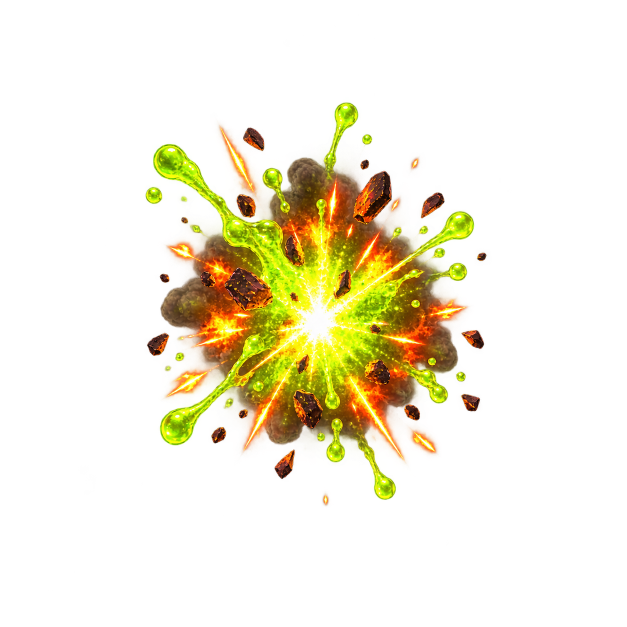
#> input picture ArtSource/VFX/VolatileBurstFrames/vfx_volatile_burst_1.png, 1254 x 1254 px (shown at 1/2 size); its folder holds 4 pictures in this run
$ python prepare_volatile_burst_frames.py
#> lines starting #> are read from the running program, lines starting #| are printed output that depends on the picture
"""Add consistent transparent safety padding to the authored volatile-burst frames."""

from pathlib import Path

from PIL import Image


ROOT = Path(__file__).resolve().parents[1]
SOURCE = ROOT / "ArtSource" / "VFX" / "VolatileBurstFrames"
DESTINATION = ROOT / "Resources" / "Art" / "VFX" / "Frames"
CANVAS_SIZE = 1254
ART_SIZE = round(CANVAS_SIZE * 0.84)


def main() -> None:
    DESTINATION.mkdir(parents=True, exist_ok=True)
    for frame_number in range(1, 5):
        name = f"vfx_volatile_burst_{frame_number}.png"
        image = Image.open(SOURCE / name).convert("RGBA")
#> image is the input picture: PIL image 1254x1254 RGBA; mean R, G, B, A 41.9, 33.6, 5.4, 41.9
        alpha_box = image.getchannel("A").getbbox()
#> alpha_box = (31, 19, 1214, 1254)
        if alpha_box is None:
            raise RuntimeError(f"{name} contains no visible pixels")
        image = image.crop(alpha_box)
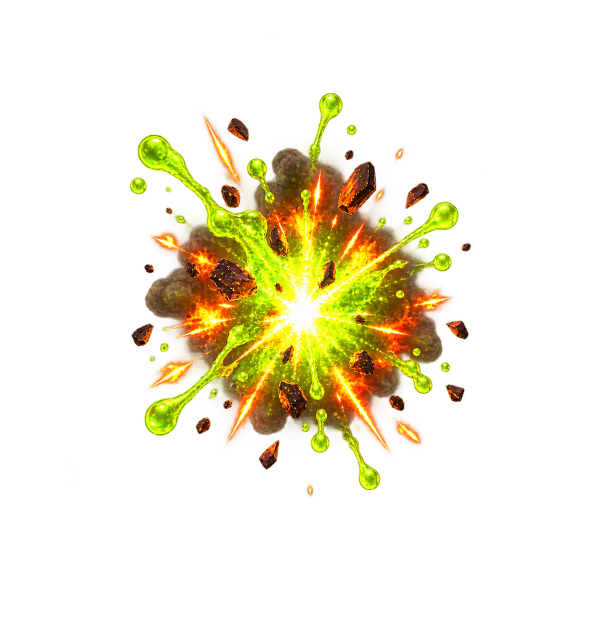
#> image: PIL image 1183x1235 RGBA (shown at 1/2 size); mean R, G, B, A 45.1, 36.1, 5.8, 45.1; transparent parts drawn white
        image.thumbnail((ART_SIZE, ART_SIZE), Image.Resampling.LANCZOS)
#> image: PIL image 1009x1053 RGBA
        canvas = Image.new("RGBA", (CANVAS_SIZE, CANVAS_SIZE))
#> canvas: PIL image 1254x1254 RGBA; every value is 0
        canvas.alpha_composite(image, ((CANVAS_SIZE - image.width) // 2, (CANVAS_SIZE - image.height) // 2))
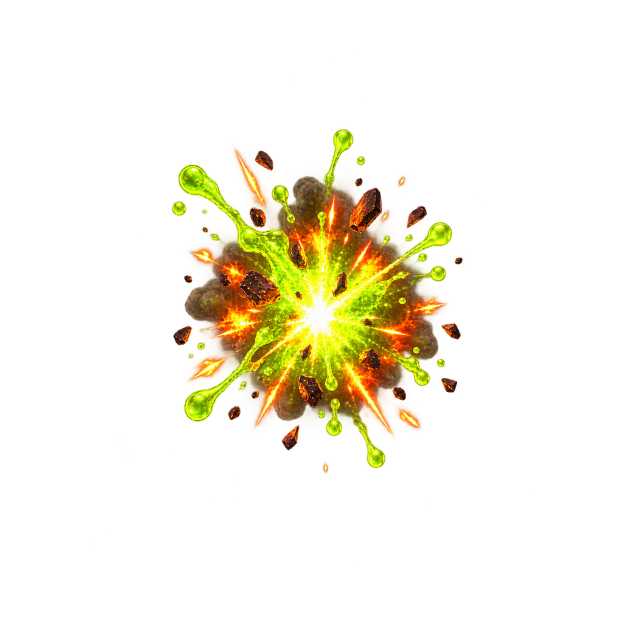
#> canvas: PIL image 1254x1254 RGBA (shown at 1/2 size); mean R, G, B, A 30.4, 24.3, 3.9, 30.5; transparent parts drawn white
        canvas.save(DESTINATION / name, optimize=True)
        print(f"Wrote {name}: {canvas.size}")
#| Wrote vfx_volatile_burst_1.png: (1254, 1254)
#> pass 2 of the loop in main, `for frame_number in range(1, 5):`:
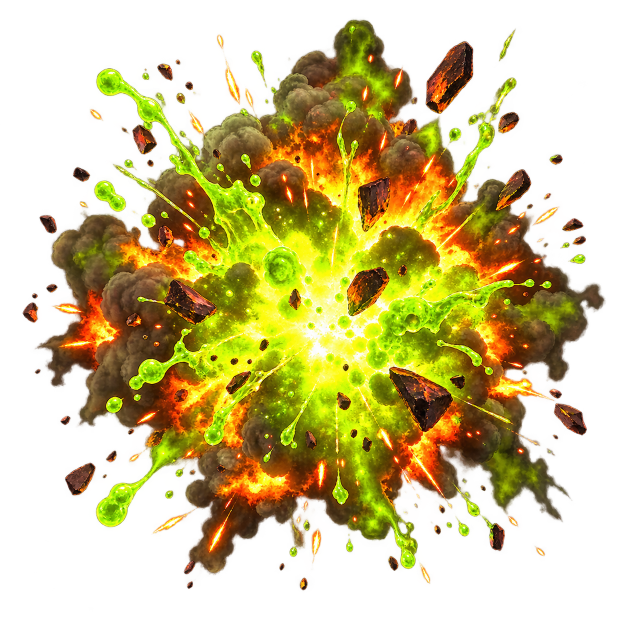
#> input picture ArtSource/VFX/VolatileBurstFrames/vfx_volatile_burst_2.png, 1254 x 1254 px (shown at 1/2 size)
#> in main, image is the input picture: PIL image 1254x1254 RGBA; mean R, G, B, A 86.6, 71.2, 11.5, 118.6
#> alpha_box = (0, 9, 1244, 1254)
#> in main, `image.thumbnail((ART_SIZE, ART_SIZE), Image.Resampling.LANCZOS)`:
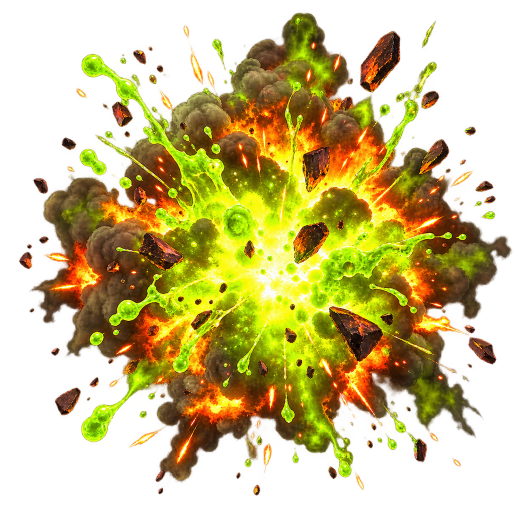
#> image: PIL image 1052x1053 RGBA (shown at 1/2 size); mean R, G, B, A 87.6, 72, 11.7, 120.4; transparent parts drawn white
#> in main, `canvas.alpha_composite(image, ((CANVAS_SIZE - image.width) // 2, (CANV..`:
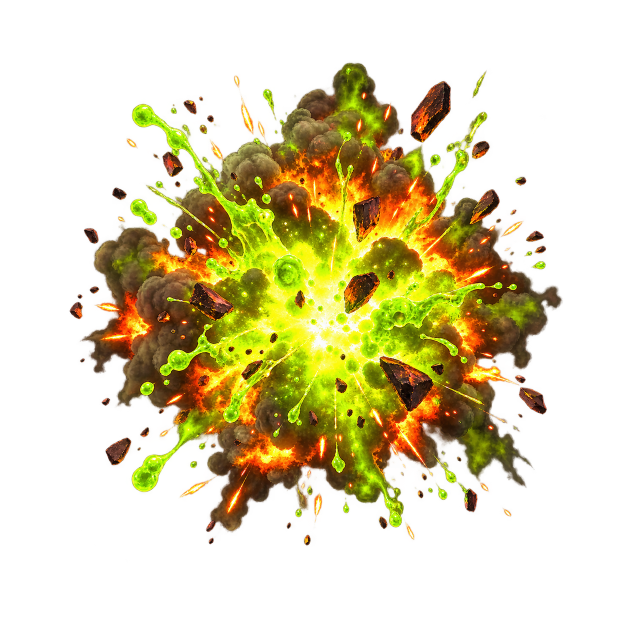
#> canvas: PIL image 1254x1254 RGBA (shown at 1/2 size); mean R, G, B, A 61.7, 50.7, 8.3, 84.8; transparent parts drawn white
#| Wrote vfx_volatile_burst_2.png: (1254, 1254)
#> pass 3 of the loop in main, `for frame_number in range(1, 5):`:
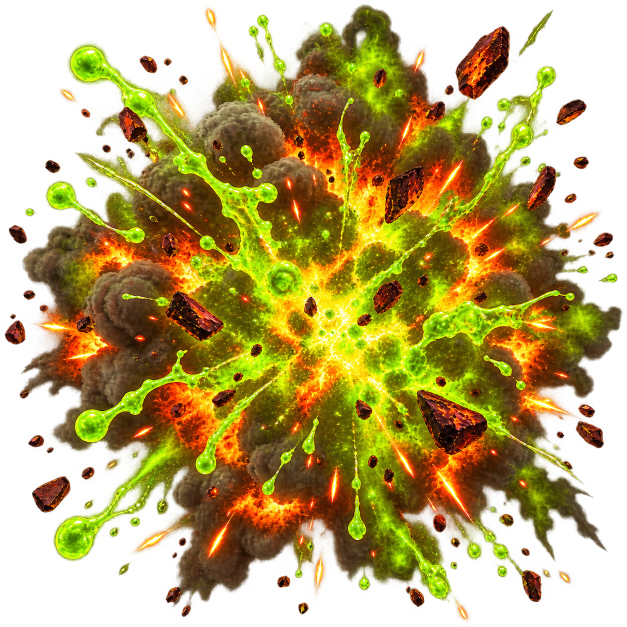
#> input picture ArtSource/VFX/VolatileBurstFrames/vfx_volatile_burst_3.png, 1254 x 1254 px (shown at 1/2 size)
#> in main, image is the input picture: PIL image 1254x1254 RGBA; mean R, G, B, A 101.4, 80.8, 10.1, 151.3
#> alpha_box = (0, 0, 1254, 1254)
#> in main, `image.thumbnail((ART_SIZE, ART_SIZE), Image.Resampling.LANCZOS)`:
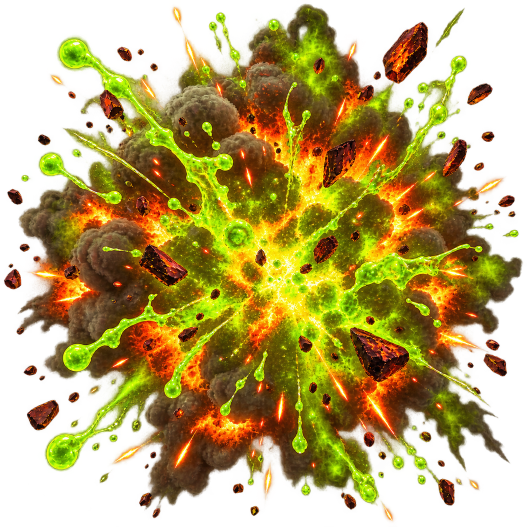
#> image: PIL image 1053x1053 RGBA (shown at 1/2 size); mean R, G, B, A 101.1, 80.4, 10.1, 151.3; transparent parts drawn white
#> in main, `canvas.alpha_composite(image, ((CANVAS_SIZE - image.width) // 2, (CANV..`:
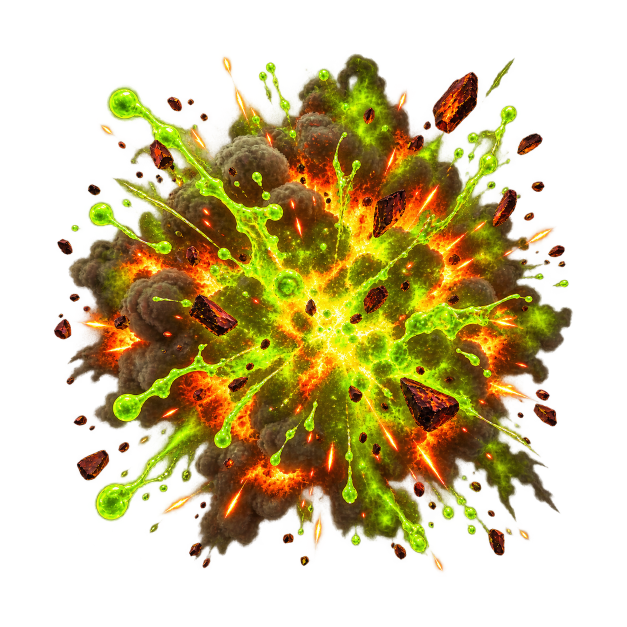
#> canvas: PIL image 1254x1254 RGBA (shown at 1/2 size); mean R, G, B, A 71.3, 56.7, 7.2, 106.7; transparent parts drawn white
#| Wrote vfx_volatile_burst_3.png: (1254, 1254)
#> the loop made 4 passes; the first 3 are shown


if __name__ == "__main__":
    main()
